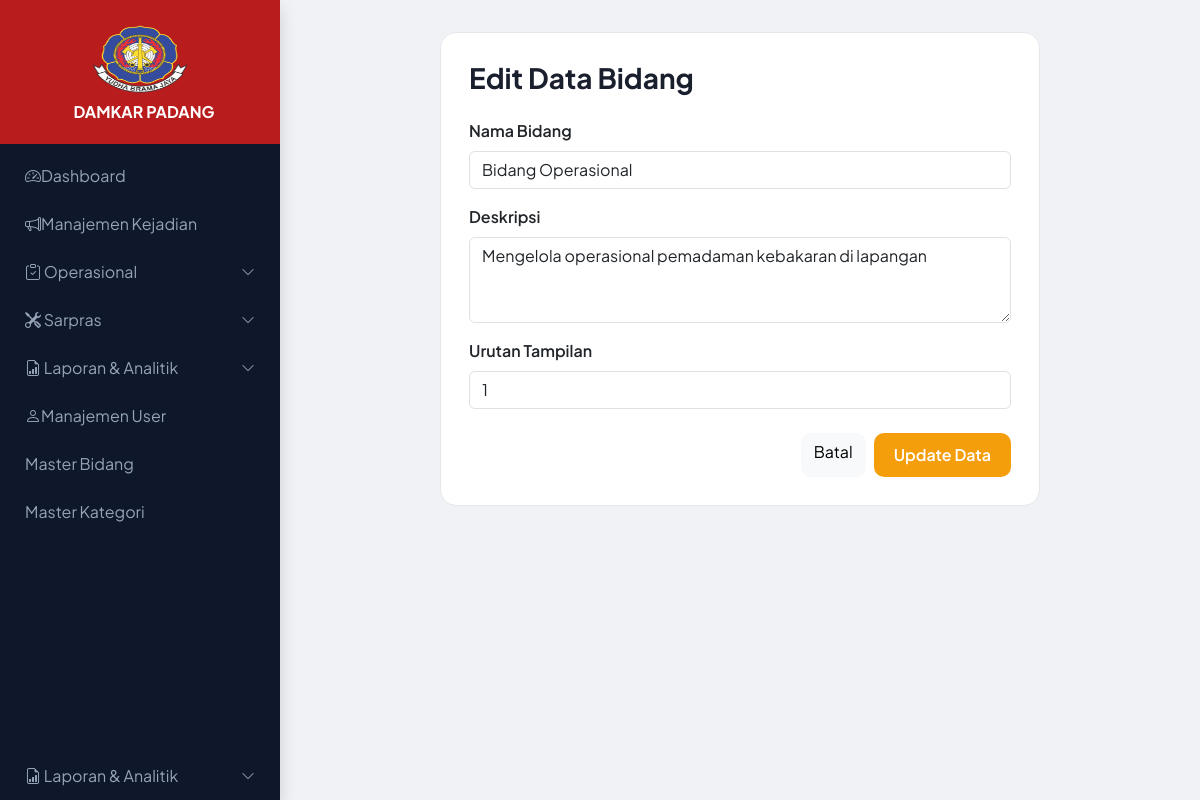
The page /pages/edit_bidang.php?id=1 on the database its author committed.
### tables this page shows
CREATE TABLE `bidang` (
  `id_bidang` int NOT NULL,
  `nama_bidang` varchar(100) NOT NULL,
  `deskripsi` text NOT NULL,
  `urutan` int NOT NULL
);

### pages/edit_bidang.php (the view, shortened to what this page needs)
<?php
include '../config/koneksi.php';
$id_bidang = $_GET['id'];
$query = mysqli_query($conn,
"SELECT * FROM bidang WHERE id_bidang = '$id_bidang'");
$data  = mysqli_fetch_assoc($query);
?>
<!DOCTYPE html>
<html lang="id">
<head>
    <link href="https://cdn.jsdelivr.net/npm/bootstrap@5.3.3/dist/css/bootstrap.min.css" rel="stylesheet">
    <link rel="stylesheet"
          href="https://cdn.jsdelivr.net/npm/bootstrap-icons@1.11.3/font/bootstrap-icons.min.css">
</head>
<body>
    <?php include '../config/sidebar.php'; ?>
    <div class="main-content">
        <div class="form-card">
            <h3 class="mb-4" style="font-weight: 700; color: #1a1f2e;">Edit Data Bidang</h3>
            <form method="POST">
                <div class="mb-3">
                    <label class="form-label" style="font-weight: 600;">Nama Bidang</label>
                    <input type="text" name="nama_bidang" class="form-control" value="<?= $data['nama_bidang']; ?>" required>
                </div>
                <div class="mb-3">
                    <label class="form-label" style="font-weight: 600;">Deskripsi</label>
                    <textarea name="deskripsi" class="form-control" rows="3" required><?= $data['deskripsi']; ?></textarea>
                </div>
                <div class="mb-3">
                    <label class="form-label" style="font-weight: 600;">Urutan Tampilan</label>
                    <input type="number" name="urutan" class="form-control" value="<?= $data['urutan']; ?>" required>
                </div>
                <div class="d-flex gap-2 justify-content-end mt-4">
                    <a href="master_bidang.php" class="btn btn-light" style="border-radius: 10px;">Batal</a>
                    <button type="submit" name="update" class="btn btn-update">
    Update Data
</button>
<link rel="stylesheet" href="https://cdn.jsdelivr.net/npm/bootstrap-icons@1.11.3/font/bootstrap-icons.min.css">
                </div>
            </form>
        </div>
    </div>
</body>
</html>

### pages/edit_bidang.php (style rules this page uses)
:root { --fire-red: #b91c1c; --dark-sidebar: #0f172a; --sidebar-text: #94a3b8; }
body { background: #f0f2f5; font-family: 'Plus Jakarta Sans', sans-serif; }
.main-content { margin-left: 280px; padding: 32px; }
.form-card { background: #fff; border-radius: 16px; border: 1.5px solid #e5e7eb; padding: 28px; max-width: 600px; margin: 0 auto; }
.btn-update { background: #f59e0b; color: #fff; border: none; border-radius: 10px; padding: 10px 20px; font-weight: 600; }

### rows shown on the page
bidang: nama_bidang "Bidang Operasional", deskripsi "Mengelola operasional pemadaman kebakaran di lapangan", urutan "1"
